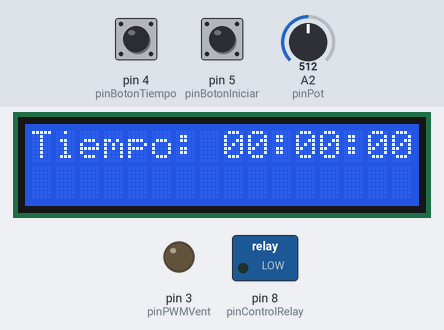
This sketch was run on a simulated Arduino Uno, built with avr-gcc and run on an emulated ATmega328P. Parts: 16×2 character LCD, switched loads named in the sketch (green lamp = pin HIGH), output pins drawn as LEDs (lit = HIGH). Inputs (shaded band) come from the test bench; at power-on: pin 5 (pinBotonIniciar) LOW, pin 4 (pinBotonTiempo) LOW, A2 (pinPot) = 512. What the sketch prints to the serial monitor is not drawn.

Above: at 1.2 s.
1.3 s: pin 5 (pinBotonIniciar) pulled HIGH for 3.2 s
At 5.7 s:
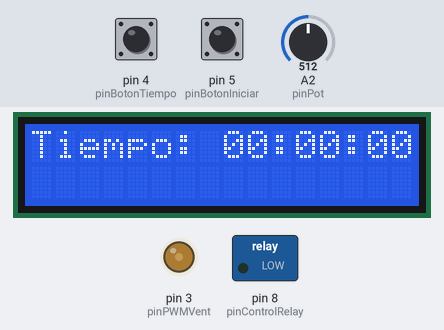
6.0 s: pin 4 (pinBotonTiempo) pulled HIGH for 0.15 s
At 6.9 s:
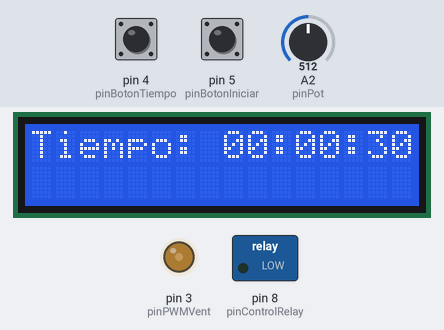
7.6 s: pin 4 (pinBotonTiempo) pulled HIGH for 1 s
At 8.8 s:
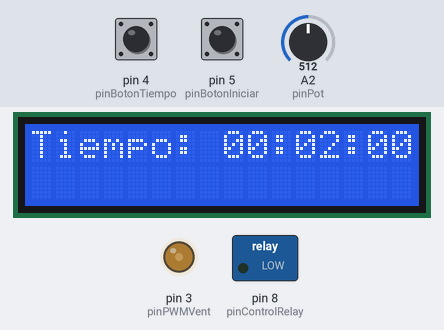
10.1 s: pin 5 (pinBotonIniciar) pulled HIGH for 0.15 s
At 11.8 s:
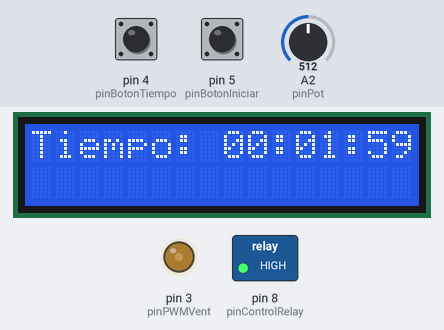
13.2 s: A2 (pinPot) set to 716
At 14.5 s:
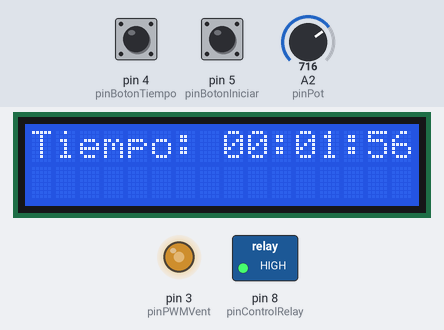
16.2 s: A2 (pinPot) set to 900
At 17.6 s:
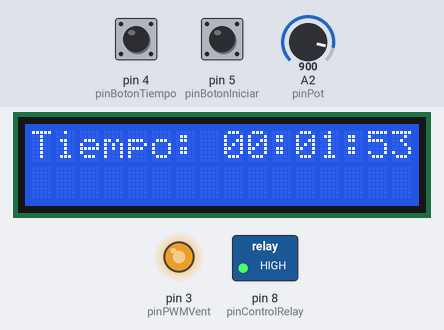
Timing chart, 0 to 19.2 s (numbered marks = the images above; inputs shaded):
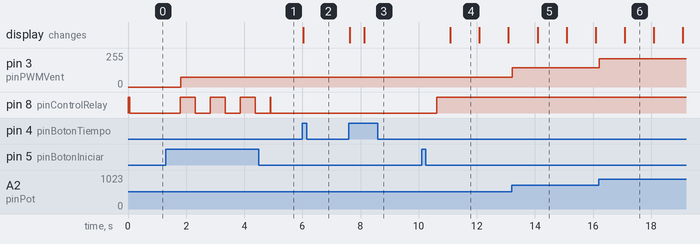

Measured:
- after the input at 1.3 s, pin 3 (pinPWMVent): 0/255 → 74/255 after 0.52 s; pin 8 (pinControlRelay): goes 3 × (HIGH 0.52 s, LOW 0.52 s), HIGH 0.02 s, then LOW, starting after 0.50 s
- after the input at 6.0 s, the display: changes at once (image 2)
- after the input at 7.6 s, the display: first changes at once (image 3 shows a later state)
- after the input at 10.1 s, pin 8 (pinControlRelay): LOW → HIGH after 0.52 s; the display: changes after 0.99 s (image 4)
- after the input at 13.2 s, pin 3 (pinPWMVent): 74/255 → 146/255 at once
- after the input at 16.2 s, pin 3 (pinPWMVent): 146/255 → 211/255 at once
- what the display in image 5 shows lasts 1.0 s, from 14.1 s to 15.1 s

The sketch:

C_digo-Arduino.ino
```cpp
#include <LiquidCrystal_I2C.h>
#include <Wire.h>

const int pinPot=A2;
const int pinControlRelay=8;
const int pinBotonTiempo=4;
const int pinBotonIniciar=5;
const int pinPWMVent=3;  //salidaPWM
LiquidCrystal_I2C lcd(0x27,16,2);

const int umbralMinimo=300; // Umbral mínimo para ajustar la salida del PWM y controlar la conexión/desconexión del voltaje de 12V.

int outPwm=0;  // Salida PWM (0-255) que regula el voltaje de entrada al ventilador y, por lo tanto, la velocidad.
int tiempoRestante = 0; // Tiempo restante en el temporizador.
bool temporizadorIniciado = false; // Estado del temporizador.
float duracionTemporizador = 0;  //Es el valor a setear en el temporizador en segundos.
long botonTiempoLastPressed = 0;

void setup() {
  pinMode(pinPot, INPUT);
  pinMode(pinControlRelay, OUTPUT);
  pinMode(pinBotonTiempo, INPUT);
  pinMode(pinBotonIniciar, INPUT);
  pinMode(pinPWMVent, OUTPUT);
  digitalWrite(pinControlRelay, HIGH);  // Inicialmente, mantener el relé apagado para no permitir la conexión del voltaje de 12V.

  // Inicializar el LCD
  lcd.init();

  //Encender la luz de fondo.
  lcd.backlight();

  Serial.begin(9600);
  Serial.println(outPwm);
}

bool IsPotActivado(int valorPot){
  if (valorPot < umbralMinimo) {  //umbralMínimo es una Constante Global.
    return false;
  } else {
    return true;
  }
}

void ControlarRelay(int valorPot, bool temporizadorIniciado){
  if (IsPotActivado(valorPot) && temporizadorIniciado) {
      digitalWrite(pinControlRelay, HIGH);  // Conectar el voltaje de 12V encendiendo el transistor.
      outPwm = map(valorPot, umbralMinimo, 1023, 0, 255);  // Mapear los valores del potenciómetro al rango del PWM (0 a 255 es el default).
      Serial.println(outPwm);
  } else {
      digitalWrite(pinControlRelay, LOW);  // Desconectar el voltaje de 12V apagando el relé.
  }
}

void ControlarTemporizador(){
  if (tiempoRestante <= 0) {
      temporizadorIniciado = false;  // Detener el temporizador cuando se agota el tiempo.
      tiempoRestante = 0;
    }
}

void aumentarTemporizador() {
  long tiempoActual = millis();
  if (tiempoActual - botonTiempoLastPressed >= 500) {
    botonTiempoLastPressed = tiempoActual;
    if (tiempoRestante == 0) {
      tiempoRestante += 30;
    } else {
      tiempoRestante *= 2;
    }
  }
}


void ActualizarTiempoRestante(){
  static unsigned long timer = millis(); //Guardamos la hora
  if (millis() - timer >= 1000) {
    timer += 1000;
    if (temporizadorIniciado) {
      tiempoRestante -= 1;
      lcd.clear();
    }
  }
}
void segundos_a_hh_mm_ss(int segundos, char* resultado) {
  int horas = segundos / 3600; // 1 hora = 3600 segundos
  int minutos = (segundos % 3600) / 60;
  int segundosRestantes = segundos % 60;

  // Formatear la cadena con el tiempo en formato HH:MM:SS
  sprintf(resultado, "%02d:%02d:%02d", horas, minutos, segundosRestantes);
}

int valorPot;
int valorBotonTiempo;
int valorBotonIniciar;
int numero_display;

void loop() {
  valorPot=analogRead(pinPot);
  valorBotonTiempo=digitalRead(pinBotonTiempo);
  valorBotonIniciar=digitalRead(pinBotonIniciar);

  if (temporizadorIniciado) {
    ControlarTemporizador();

    if (valorBotonIniciar == HIGH) {
      temporizadorIniciado = false;
      delay(500);
    }

  } else {
    if (valorBotonIniciar == HIGH) {
      temporizadorIniciado = true;
      delay(500);
    }
    if (valorBotonTiempo == HIGH) {
      aumentarTemporizador();
    }
  }

  ActualizarTiempoRestante();

  ControlarRelay(valorPot, temporizadorIniciado);


  lcd.setCursor(0, 0);
  lcd.print("Tiempo: ");

  lcd.setCursor(8, 0);
  char tiempo_formateado[9];
  segundos_a_hh_mm_ss(tiempoRestante, tiempo_formateado);
  lcd.print(tiempo_formateado);

  analogWrite(pinPWMVent, outPwm);
}
```
